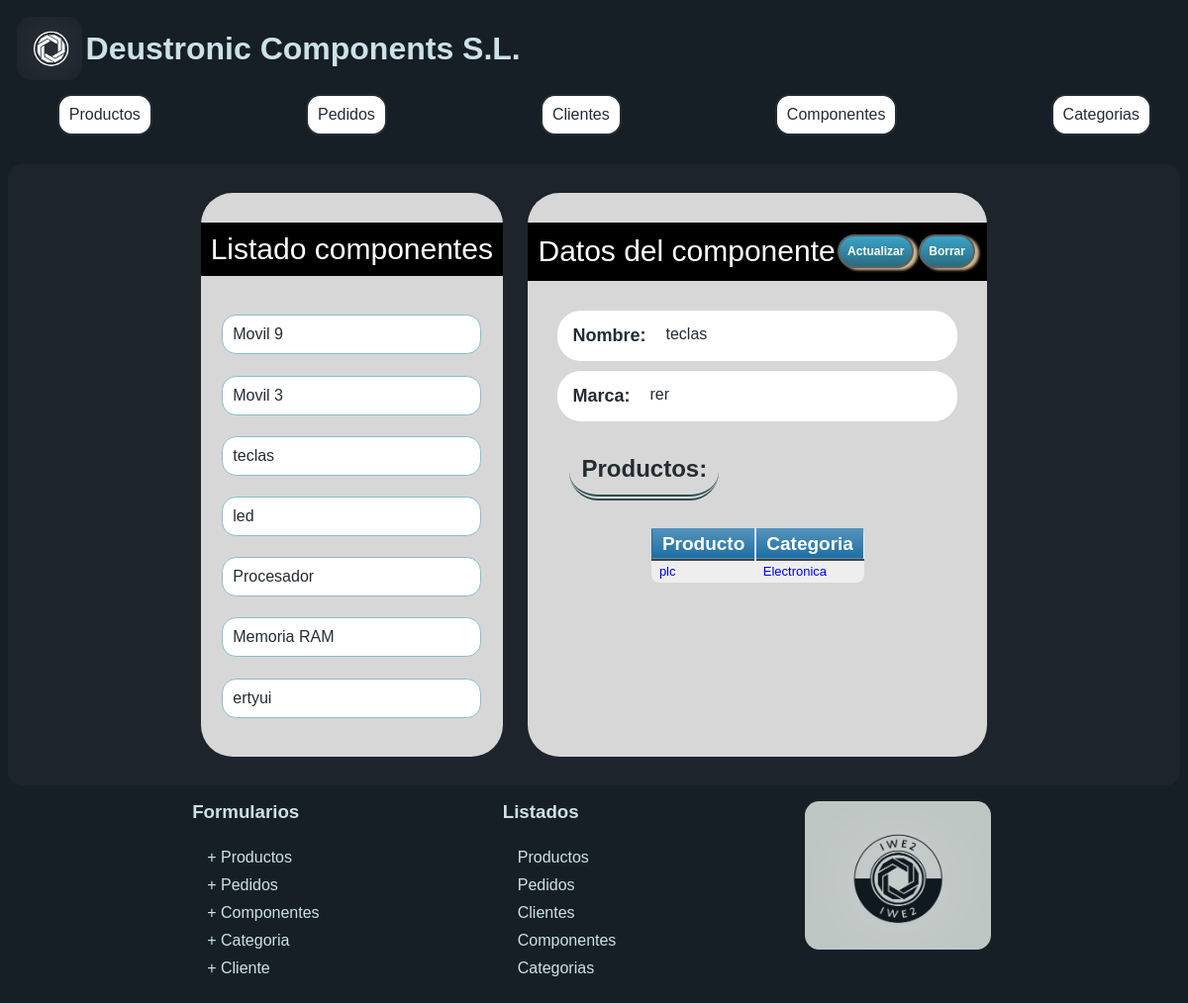
The page /appProyecto/componentes/6 on the database its author committed.
### appProyecto/models.py (models this page shows, shortened)
class Componente(models.Model):
    nombre = models.CharField(max_length=200)
    marca = models.CharField(max_length=200)

class Elemento(models.Model):
    id_producto = models.ForeignKey(Producto, on_delete=models.CASCADE)
    id_componente = models.ForeignKey(Componente, on_delete=models.CASCADE)
    cantidad = models.IntegerField(
        default=1,
        validators=[
            MinValueValidator(1)
        ]
     )
    class Meta:
        unique_together = (('id_producto', 'id_componente'),)

class Producto(models.Model):
    precio = models.FloatField(
        default=0,
        validators=[
            MinValueValidator(0)
        ]
     )
    nombre = models.CharField(max_length=200)
    descripcion = models.CharField(max_length=1000)
    categoria = models.ForeignKey(Categoria, on_delete=models.CASCADE)
    componente = models.ManyToManyField(Componente, through="Elemento")

class Categoria(models.Model):
    descripcion = models.CharField(max_length=1000)
    nombre = models.CharField(max_length=100, unique=True)

### appProyecto/views.py (the view)
class ComponenteDetailView(DetailView):
    model = Componente
    def get_context_data(self, **kwargs):
        context = super().get_context_data(**kwargs)
        context['elementos'] = self.object.elemento_set.all()
        context['listaTodos'] = Componente.objects.all()
        return context

### appProyecto/templates/appProyecto/componente_detail.html (shortened to what this page needs)
{% extends "detalle.html" %}
{% block elemListado %} componentes {% endblock %}
{% block urlElemento %}
<a href="{% url 'detalle componentes' p.pk %}">
  <li>{{ p.nombre }}</li>
</a> {% endblock %}
{% block detalle %}
<div class="tituloProducto">
  Datos del componente
  <div class="barraBtn">
    <a href="/appProyecto/componentes/{{componente.id}}/update/" class="button">
      Actualizar
    </a>
    <a href="/appProyecto/componentes/{{componente.id}}/delete/" class="button">
      Borrar
    </a>
  </div>
</div>
<div class="datosProducto">
  <div class="propiedadProducto">
    <div class="tituloPropiedad">Nombre: </div>
    {{ componente.nombre}}
  </div>
  <div class="propiedadProducto">
    <div class="tituloPropiedad">Marca:</div>
    {{ componente.marca}}
  </div>
  {% if elementos %}
  <h2>Productos:</h2>
   <table class="blueTable">
    <thead>
      <tr>
        <th>Producto</th>
        <th>Categoria</th>
      </tr>
    </thead>
    <tbody>
      {% for cantidad in elementos %}
      <tr>
        <td>
          <a href="{% url 'detalle producto' cantidad.id_producto.pk %}">
            {{ cantidad.id_producto.nombre }}
          </a>
        </td>
        <td>
          <a href="{% url 'detalle categoria' cantidad.id_producto.categoria.pk %}">
            {{ cantidad.id_producto.categoria.nombre }}
          </a>
        </td>
      </tr>
      {% endfor %}
    </tbody>
  </table>
</div>
{% else %}
<div class="tituloPropiedad"> NO EXISTE NINGUN PRODUCTO CON ESTE COMPONENTE</div>
{% endif %}
{% endblock %}

### appProyecto/static/css/estilos.css (style rules this page uses)
body { background-color: #171f26; font-family: "Franklin Gothic Medium", "Arial Narrow", Arial, sans-serif; color: #242c32; }
.cabecera img, main, #logoCompleto, .lista, .enlace, .cabecera, .content, .descripcion, .listaProductos li { border-radius: 0.9em; }
.listaProductos ul li { background-color: #fff; padding: 10px; margin: 0.1em; color: #242c32; border: 1px solid #88bdca; }
.iconosRedes, ul.linksFooter, a { text-decoration: none; list-style: none; padding: 5px; }
h2 { padding: 0.5em; min-width: min-content; margin: 0.5em; max-width: max-content; border-bottom: 6px double darkslategrey; }
form.cuadroFormularios, table.blueTable, table.listados { font-family: Arial, Helvetica, sans-serif; border: 1px solid #1c6ea4; background-color: #eeeeee; text-align: left; border-collapse: collapse; margin: 1em auto; padding: 1.5em; border-radius: 0.5em; }
table.blueTable td, table.blueTable th { padding: 4px; min-width: min-content; }
table.blueTable thead th:first-child { border-left: none; }
table.blueTable td, table.blueTable th { border: 1px solid transparent; padding: 3px 2px; }
table.blueTable tbody td { font-size: 13px; }
table.blueTable thead { background: #1c6ea4; background: -moz-linear-gradient(top, #5592bb 0%, #327cad 66%, #1c6ea4 100%); background: -webkit-linear-gradient( top, #5592bb 0%, #327cad 66%, #1c6ea4 100% ); border-bottom: 2px solid #444444; }
table.blueTable thead th { font-size: 19px; font-weight: bold; color: #ffffff; border-left: 2px solid #d0e4f5; padding: 4px 10px; }
.barraBtn { display: flex; flex-direction: row; align-items: center; flex-wrap: wrap-reverse; place-content: end; float: right; }
form button, .button { margin: 0.2em; text-decoration: none; text-align: center; place-self: end; padding: 8px; border: solid 2px #596266; -webkit-border-radius: 50px; -moz-border-radius: 50px; border-radius: 50px; font: 12px Arial, Helvetica, sans-serif; font-weight: bold; color: #ffffff; background-color: #3ba4c7; background-image: -moz-linear-gradient(top, #3ba4c7 0%, #2a6b80 100%); background-image: -webkit-linear-gradient(top, #3ba4c7 0%, #2a6b80 100%); background-image: -o-linear-gradient(top, #3ba4c7 0%, #2a6b80 100%); background-image: -ms-linear-gradient(top, #3ba4c7 0%, #2a6b80 100%); filter: progid:DXImageTransform.Microsoft.gradient(startColorstr='#2a6b80', endColorstr='#2a6b80', GradientType=0); background-image: linear-gradient(top, #3ba4c7 0%, #2a6b80 100%); -webkit-box-shadow: 4px 2px 3px#d5b88f; -moz-box-shadow: 4px 2px 3px#d5b88f; box-shadow: 4px 2px 3px#d5b88f; }
.bloque, table, .propiedadProducto, h2 { border-radius: 1.5em; }
.listaProductos li { cursor: pointer; padding: 15px; background-color: #fff; border: 2px solid #ddd; margin-bottom: 10px; }
.tituloProducto, .tituloNavegadorProductos { font-size: 30px; background-color: black; color: #ffffff; margin-top: 30px; padding: 10px; display: flex; flex-wrap: wrap; justify-content: space-around; align-items: center; font-family: Impact, Haettenschweiler, "Arial Narrow Bold", sans-serif; min-height: min-content; }
.datosProducto { margin: 30px; display: flex; flex-direction: column; flex-wrap: wrap; }
.propiedadProducto { background-color: white; display: flex; flex-wrap: wrap; padding: 15px; margin-bottom: 10px; min-width: min-content; max-width: -webkit-fill-available; }
.tituloPropiedad { font-size: 18px; font-weight: bold; margin-right: 20px; }

### rows shown on the page
Componente: nombre "Movil 9"
Componente: nombre "Movil 3"
Componente: nombre "teclas", marca "rer"
Componente: nombre "led"
Componente: nombre "Procesador"
Componente: nombre "Memoria RAM"
Componente: nombre "ertyui"
Elemento: id_producto.nombre "plc", id_producto.categoria.nombre "Electronica"
